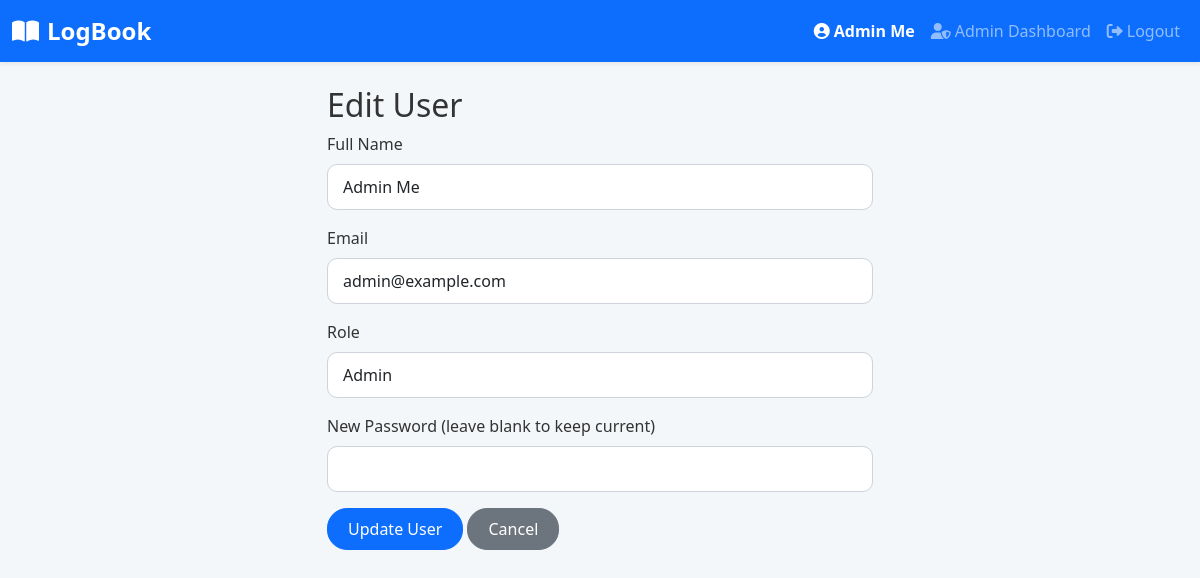
The page /pages/edit_user.php?id=1 (signed in) on the database its author committed.
### tables this page shows
CREATE TABLE `users` (
  `id` int(11) NOT NULL,
  `name` varchar(100) NOT NULL,
  `email` varchar(100) NOT NULL,
  `password` varchar(255) NOT NULL,
  `role` enum('admin','supervisor','student') NOT NULL,
  `created_at` timestamp NOT NULL DEFAULT current_timestamp()
);

### pages/edit_user.php (the view, shortened to what this page needs)
<?php
require_once '../config/db.php';
$user_id = isset($_GET['id']) ? intval($_GET['id']) : 0;
$sql = "SELECT * FROM users WHERE id = $user_id";
$result = mysqli_query($conn, $sql);
$user = mysqli_fetch_assoc($result);
include '../includes/header.php';
?>
<div class="row justify-content-center">
    <div class="col-md-6">
        <h2>Edit User</h2>
        <form action="edit_user_process.php" method="POST">
            <div class="mb-3">
                <label for="name" class="form-label">Full Name</label>
                <input type="text" class="form-control" id="name" name="name" value="<?php echo htmlspecialchars($user['name']); ?>" required>
            </div>
            <div class="mb-3">
                <label for="email" class="form-label">Email</label>
                <input type="email" class="form-control" id="email" name="email" value="<?php echo htmlspecialchars($user['email']); ?>" required>
            </div>
            <div class="mb-3">
                <label for="role" class="form-label">Role</label>
                <select class="form-control" id="role" name="role" required>
                    <option value="admin" <?php if ($user['role'] == 'admin') echo 'selected'; ?>>Admin</option>
                </select>
            </div>
            <div class="mb-3">
                <label for="password" class="form-label">New Password (leave blank to keep current)</label>
                <input type="password" class="form-control" id="password" name="password">
            </div>
            <button type="submit" class="btn btn-primary">Update User</button>
            <a href="manage_users.php" class="btn btn-secondary">Cancel</a>
        </form>
    </div>
</div>
<?php include '../includes/footer.php'; ?>

### assets/css/style.css (style rules this page uses)
body { background-color: #f4f7f9; font-family: 'Segoe UI', Tahoma, Geneva, Verdana, sans-serif; color: #333; }
.btn-primary, .btn-warning, .btn-danger, .btn-secondary { border-radius: 20px; padding: 8px 20px; font-weight: 500; }
.form-control, .form-select { border-radius: 10px; border: 1px solid #ced4da; padding: 10px 15px; }

### rows shown on the page
users: name "Admin Me", email "admin@example.com", role "Admin"

### other values the page prints
$_SESSION['user_name'] "Admin Me"
